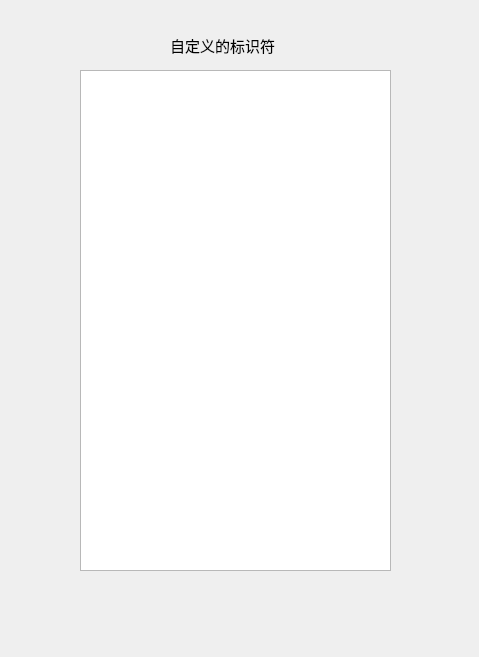
<?xml version="1.0" encoding="UTF-8"?>
<ui version="4.0">
 <class>ShowCuston</class>
 <widget class="QDialog" name="ShowCuston">
  <property name="geometry">
   <rect>
    <x>0</x>
    <y>0</y>
    <width>479</width>
    <height>657</height>
   </rect>
  </property>
  <property name="windowTitle">
   <string>Dialog</string>
  </property>
  <widget class="QLabel" name="label">
   <property name="geometry">
    <rect>
     <x>170</x>
     <y>30</y>
     <width>141</width>
     <height>31</height>
    </rect>
   </property>
   <property name="font">
    <font>
     <family>楷体</family>
     <pointsize>11</pointsize>
    </font>
   </property>
   <property name="text">
    <string>自定义的标识符</string>
   </property>
  </widget>
  <widget class="QTextEdit" name="textEdit">
   <property name="geometry">
    <rect>
     <x>80</x>
     <y>70</y>
     <width>311</width>
     <height>501</height>
    </rect>
   </property>
  </widget>
 </widget>
 <resources/>
 <connections/>
</ui>
